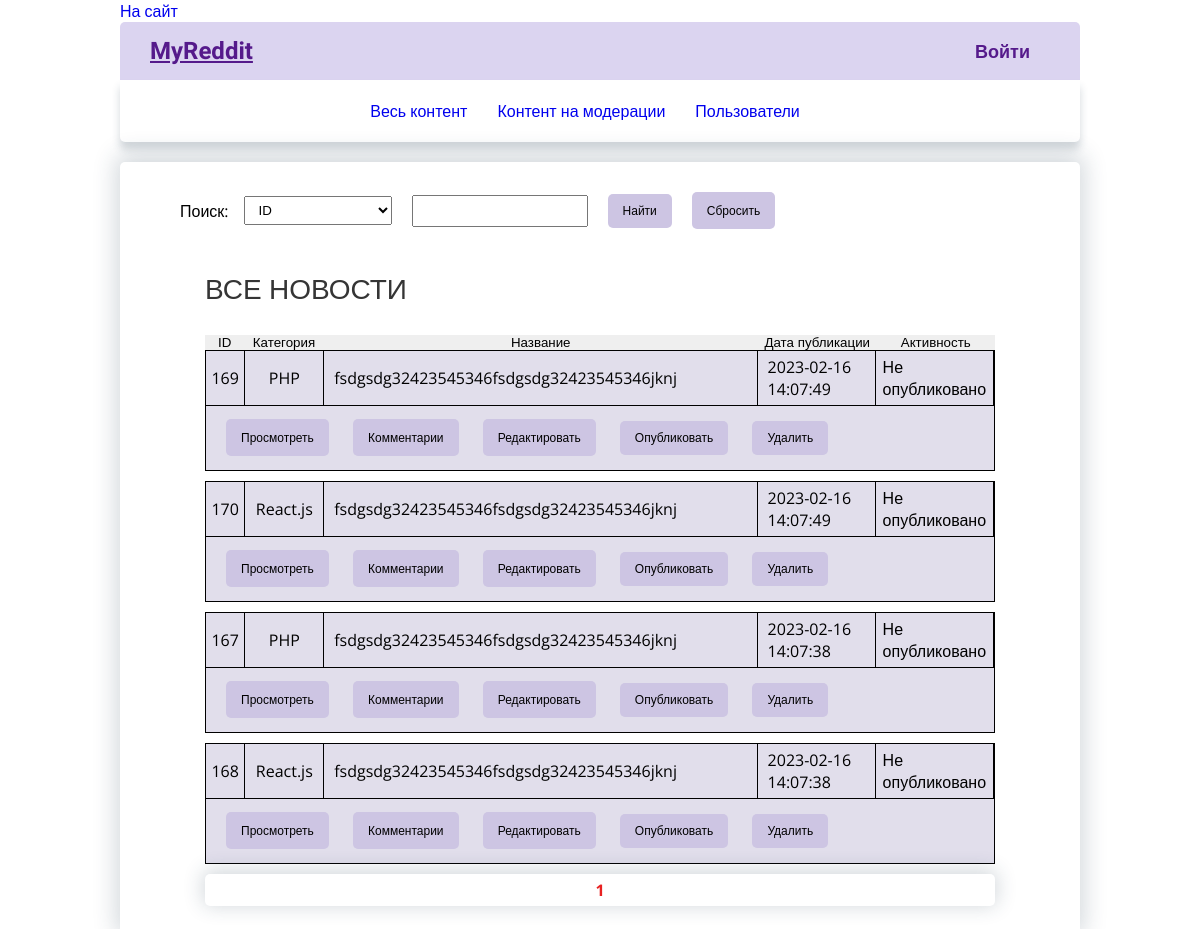
Before: /admin/moderation (signed in) with the older database file.
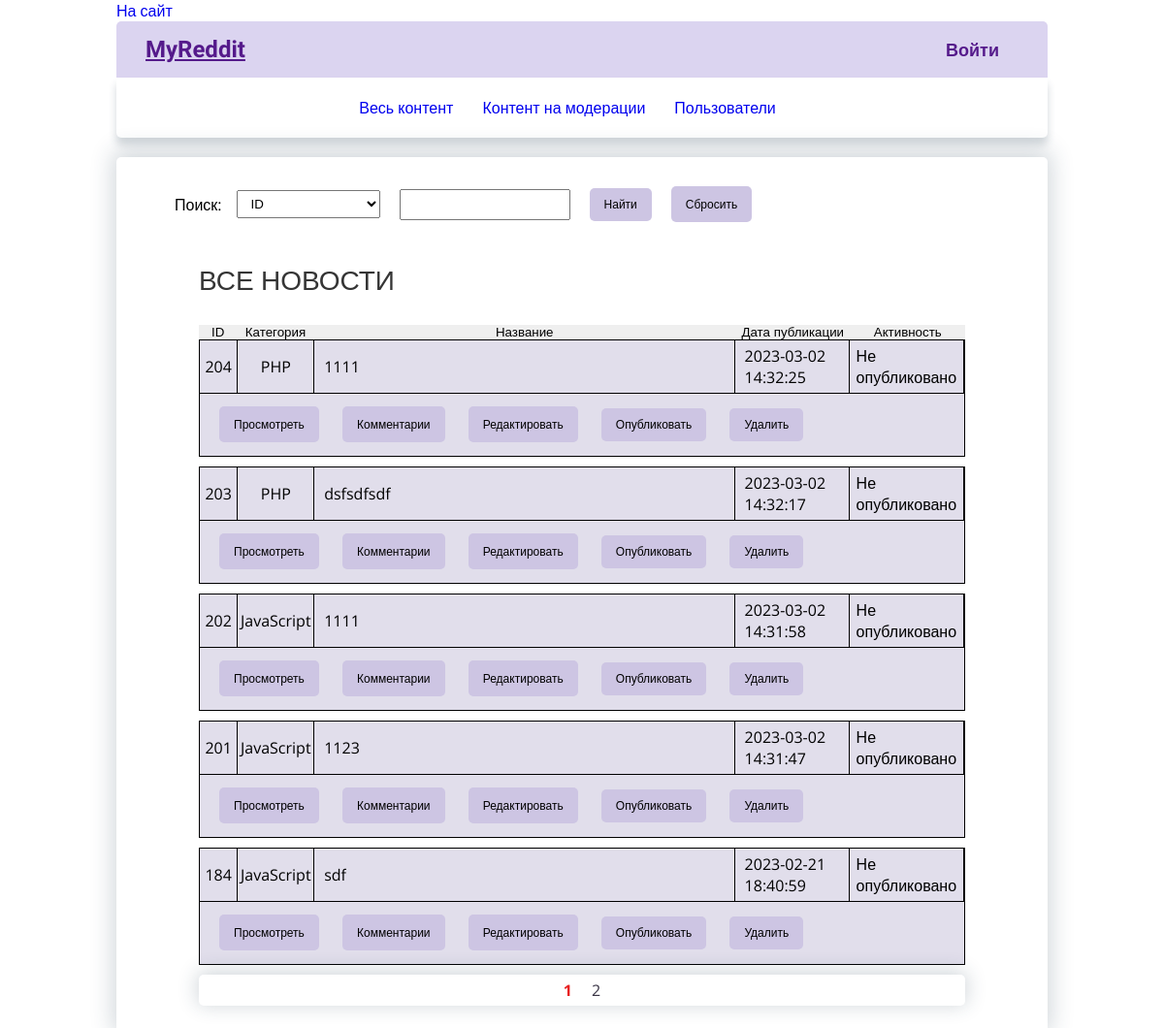
After: the same page with the newer database file.
### tables this page shows
CREATE TABLE `news` (
  `idNews` int NOT NULL,
  `idCategory` int NOT NULL,
  `theme` varchar(255) NOT NULL,
  `pictureLink` varchar(255) DEFAULT NULL,
  `textContent` varchar(2000) NOT NULL,
  `idUser` int NOT NULL,
  `createDate` timestamp NOT NULL DEFAULT CURRENT_TIMESTAMP,
  `changeDate` timestamp NULL DEFAULT NULL,
  `likeCount` int DEFAULT NULL,
  `moderationStatus` tinyint NOT NULL DEFAULT '0'
);

CREATE TABLE `category` (
  `idCategory` int NOT NULL,
  `categoryName` varchar(255) NOT NULL
);

### application/core/view.php (called while the page is built, shortened)
<?php
class View
{
	function generate($content_view, $template_view, $data = null)
	{
		include 'application/views/'.$template_view;
	}
}

### application/core/route.php (called while the page is built, shortened)
<?php
class Route
{
	static function start()
	{
		$action_name = 'index';
		$routes = explode('/', $_SERVER['REQUEST_URI']);
		if ( !empty($routes[2]) )
		{
			$action_name = $routes[2];
		}
		$action_name = 'action_'.$action_name;
		$controller = new $controller_name();
		$controller->$action_name();
	}
}

### application/bootstrap.php (called while the page is built, shortened)
<?php
Route::start();

### index.php (called while the page is built, shortened)
<?php
require_once 'application/bootstrap.php';

### application/core/model.php (called while the page is built, shortened)
<?php
class Model
{
	private static $connect;
	public function __construct()
	{
		if(!self::$connect){
			self::$connect = mysqli_connect('localhost', 'root', '', 'myReddit');
		}
	}
	protected function get_many($query){
		try{
			if($result = mysqli_query(self::$connect,$query)){
				$data = mysqli_fetch_all($result,MYSQLI_ASSOC);
			}else{
				throw new \Exception(mysqli_error(self::$connect));
			}
			return $data;
		}catch(\Throwable $e){
			echo $e->getMessage();
		}
	}
}

### application/models/model_admin.php (called while the page is built, shortened)
<?php
class Model_Admin extends Model
{
  public $itemperpage = ITEMS_PER_PAGE;
  public function dataQuerySQL ($sortBY, $firstNumber, $where=null){
    return "SELECT * FROM news
    INNER JOIN category
      ON news.idCategory = category.idCategory
    INNER JOIN user
      ON news.idUser = user.idUser
      $where
    ORDER BY $sortBY DESC LIMIT $firstNumber,  $this->itemperpage";
  }
  public function get_data_moderation($page)
  {
    $sortBY = isset($_SESSION['sortModerationNews'])?$_SESSION['sortModerationNews']:'createDate';
    $firstNumber = ($page - 1) *  $this->itemperpage;
    $sql = $this->dataQuerySQL($sortBY,$firstNumber,' WHERE moderationStatus = 0');
    $data['news'] = $this->get_many($sql);
    $sql2 = "SELECT COUNT(*) FROM news
      INNER JOIN category
          ON news.idCategory = category.idCategory
        INNER JOIN user
          ON news.idUser = user.idUser
        WHERE moderationStatus = 0 ";
    $pageCount = $this->get_count($sql2);
    $data['pagesCount'] = ceil($pageCount/ $this->itemperpage) ;
    return $data;
  }
}

### application/views/admin_moder_view.php (the view, shortened to what this page needs)
<div class="news_container">
    <?php
        if(empty($news)){
            echo "<h1>Все новости</h1>";
            echo "<div class='no_news'>Нет новостей...</div>";
        }else{
            echo "<h1>Все новости</h1>"; ?>
            <div class="news_meta_admin">
            <button onclick="sortAdmin('sortModerationNews')" data-sort="idNews" class="news_id_admin_zag">ID</button>
                <button onclick="sortAdmin('sortModerationNews')" class="news_category_admin_zag" data-sort="categoryName">Категория</button>
                <button onclick="sortAdmin('sortModerationNews')" class="news_title_admin_zag" data-sort="theme">Название</button>
                <button onclick="sortAdmin('sortModerationNews')" class="news_create_admin_zag" data-sort="createDate">Дата публикации</button>
                <button onclick="sortAdmin('sortModerationNews')" class="news_status_admin_zag" data-sort="moderationStatus">Активность</button>
            </div>
            <?php
            foreach($news as $row)
            {   ?>
                <div class="news_container_admin">
                    <div class="news_meta_admin">
                        <div class="news_id_admin"><?=$row['idNews']?></div>
                        <div class="news_category_admin"><?=$row['categoryName']?></div>
                        <div class="news_title_admin">
                            <p class="news_title_admin_p"><?=trim($row['theme'],"\"") ?></p>
                        </div>
                        <div class="news_create_admin"><?=$row['createDate']?></div>
                        <div class="news_status_admin"><?=$row['moderationStatus']==1?'Опубликовано':'Не опубликовано'?></div>
                    </div>
                    <div class="news_controls_btns">
                        <a class="control_btn_admin" href="/admin/detailNews/?idNews=<?=$row['idNews']?>" data-id="<?=$row['idNews']?>" >Просмотреть</a>
                        <a class="control_btn_admin" href="">Комментарии</a>
                        <a class="control_btn_admin" href="/admin/editNews/?idNews=<?=$row['idNews']?>" data-id="<?=$row['idNews']?>" >Редактировать</a>
                        <button onclick="publishNews()" class="control_btn_admin" data-id="<?=$row['idNews']?>" >Опубликовать</button>
                        <button onclick="deleteNews()" class="control_btn_admin" data-id="<?=$row['idNews']?>" >Удалить</button>
                    </div>
                </div>
            <?php }
    }
    ?>
     <div class="pagination">
        <?php
         if(isset($_SESSION['url'])){
            $url = '?'.$_SESSION['url'].'&p=';
        }else{
            $url = '?p=';
        }
        for ($i = 1; $i <= $pagesCount; $i++){
            if ($i == (isset($_GET['p'])?$_GET['p']:1)){?>
                 <a class="pagination_link visit_link" href ="<?='/admin/moderation/'.$url.$i?>"><?=$i?></a>
        <?php    } else {
                ?>
            <a class="pagination_link" href ="<?='/admin/moderation/'.$url.$i?>"><?=$i?></a>
        <?php
            }
        }
        ?>
    </div>
</div>

### application/controllers/controller_admin.php (shortened to what this page needs)
<?php
class Controller_Admin extends Controller
{
	function __construct()
	{
		$this->model = new Model_Admin();
		$this->view = new View();
	}
	function action_moderation()
	{
		if ( $_SESSION['idgroup'] == 1 )
		{
			if(!empty($_GET['fillterBY'])&&!empty($_GET['value'])){
				$fillterBY = $_GET['fillterBY'];
				$value = $_GET['value'];
				$_SESSION['url']=$_SERVER['REQUEST_URI'];
				$page = intval($_GET['p'] ?? 1);
				$data = $this->model->get_data_moderationFilter($fillterBY,$value,$page);
				$this->view->generate('admin_moder_view.php', 'template_adminModer_view.php',$data);
			}else{
				$page = intval($_GET['p'] ?? 1);
				$data = $this->model->get_data_moderation($page);
				$this->view->generate('admin_moder_view.php', 'template_adminModer_view.php',$data);
			}
		}
		else
		{
			Route::ErrorPage404();
		}
	}
}

### application/views/template_adminModer_view.php (shortened to what this page needs)
<!DOCTYPE html>
<html lang="en">
	<head>
		<link rel="stylesheet" type="text/css" href="/css/style_admin.css" />
	</head>
	<body>
		<div class="container">
		<?php
				if($_SESSION['isLogin']=='true'){
					if(isset($_SESSION['idgroup']) && $_SESSION['idgroup']==1){ ?>
					<a href="/">На сайт</a>
				<?php	}
				}
			?>
			<header class="header">
				<a class="logo_link" href="/"><p>MyReddit</p></a>
				<div class="login">
					<?php
						if($_SESSION['isLogin'] == 'false'){?>
							<a class='header_login' href='/authorization'>Войти</a>
						<?php } ?>
				</div>
			</header>
			<nav class="category_nav">
				<ul class="category_list">
					<li class="category_list-item">
						<a class="category-link" href="/admin">Весь контент</a>
					</li>
					<li class="category_list-item">
						<a class="category-link" href="/admin/moderation">Контент на модерации</a>
					</li>
					<li class="category_list-item">
						<a class="category-link" href="/admin/users">Пользователи</a>
					</li>
				</ul>
			</nav>
				<div id="content">
					<div class="box">
					<form action="/admin/moderation/" class="filter_form" method="$_GET">
						<div class="filter_form_title">Поиск:</div>
						<select class="filter_form_input" name="fillterBY">
							<option value="idNews">ID</option>
						</select>
						<input class="filter_form_input" type="text" name="value" />
						<button type="submit" class="form_fillter_btn">Найти</button>
                        <a href="/admin/resetModerFillter" class="form_fillter_btn">Сбросить</a>
					</form>
						<?php include 'application/views/'.$content_view; ?>
					</div>
				</div>
		</div>
	</body>
</html>

### css/style_admin.css (style rules this page uses)
* { margin: 0; padding: 0; box-sizing:border-box; }
p,h1,h2,h3,h4,h5 { word-wrap:break-word; overflow-x: hidden; }
button,a { cursor:pointer; outline:none; border:none; }
ul { list-style:none; }
a { text-decoration: none; background:none; }
body { font-size: 16px; }
body,input { font-family:"Open Sans", sans-serif; }
h1,h2,h3,h4 { text-transform: uppercase; font-weight: normal; font-family: "Open Sans", sans-serif; color: #353535; margin-bottom: 1em; }
h1 { font-size: 1.75em; }
.container { width:80%; margin:0 auto; }
.header { background-color:#dbd4f0; padding: 15px 30px; display:flex; align-items:center; justify-content: space-between; border-top-left-radius:5px; border-top-right-radius:5px; }
.logo_link { font-family:Kreon; font-size:24px; font-weight:bold; width:max-content; display:block; }
.logo_link > p { text-decoration:underline; color:rgb(85,26,139); }
.header_login { font-size:18px; color:rgb(85,26,139); font-weight:bold; margin-right:20px; }
.category_nav { margin:0 auto; padding:20px 0; display:flex; border-bottom-left-radius:5px; border-bottom-right-radius:5px; box-shadow: 0px 7px 8px 0px rgba(34, 60, 80, 0.2); }
.category_list { display:flex; justify-content:center; width:100%; }
.category_list-item { margin-right:30px; }
#content,.news_creator_container { border-radius:5px; margin-top:20px; box-shadow: 0px -4px 23px 4px rgba(34, 60, 80, 0.2); }
.box { padding:10px 30px; }
.news_container_admin { border:1px solid black; margin-bottom:10px; background-color:#e1deeb; }
.news_meta_admin { display:flex; }
.news_id_admin,.news_category_admin,.news_title_admin, .news_create_admin, .news_status_admin { border-right:1px solid black; border-bottom:1px solid black; padding:5px 10px; }
.news_id_admin,.news_category_admin, .news_create_admin, .news_status_admin,.news_id_admin_zag,.news_category_admin_zag, .news_create_admin_zag,.news_status_admin_zag { display:flex; align-items:center; justify-content:center; }
.news_id_admin,.news_id_admin_zag { width:5%; }
.news_category_admin,.news_category_admin_zag { width:10%; }
.news_title_admin_zag { width:55%; display:flex; align-items:center; justify-content:center; }
.news_title_admin { width:55%; display:flex; align-items:center; justify-content:left; word-wrap:break-word !important; }
.news_create_admin,.news_status_admin,.news_create_admin_zag,.news_status_admin_zag { width:15%; }
.news_controls_btns { padding: 15px 20px; }
.control_btn_admin,.form_fillter_btn { font-size:12px; margin-right:20px; padding: 10px 15px; background-color:#cdc5e3; border-radius:5px; color:black; }
.filter_form { display:flex; align-items:center; padding:20px 30px; }
.filter_form_title { margin-right:15px; }
.filter_form_input { padding:5px 10px; margin-right:20px; }
.visit_link { color:red; }
.news_container,.news_creator_container { padding:20px 55px; }
.pagination { display:flex; border-radius:5px; box-shadow: 0px -2px 20px 2px rgba(34, 60, 80, 0.2); justify-content:center; }
.pagination_link { color:#393445; padding:5px 10px; }
.visit_link { color:#e82121; font-weight:bold; }

Changed rows visible on the page:
removed news: idNews "169", idCategory.categoryName "PHP", theme "fsdgsdg32423545346fsdgsdg32423545346jknj", createDate "2023-02-16 14:07:49", moderationStatus "Не опубликовано"
removed news: idNews "170", idCategory.categoryName "React.js", theme "fsdgsdg32423545346fsdgsdg32423545346jknj", createDate "2023-02-16 14:07:49", moderationStatus "Не опубликовано"
removed news: idNews "167", idCategory.categoryName "PHP", theme "fsdgsdg32423545346fsdgsdg32423545346jknj", createDate "2023-02-16 14:07:38", moderationStatus "Не опубликовано"
removed news: idNews "168", idCategory.categoryName "React.js", theme "fsdgsdg32423545346fsdgsdg32423545346jknj", createDate "2023-02-16 14:07:38", moderationStatus "Не опубликовано"
added news: idNews "204", idCategory.categoryName "PHP", theme "1111", createDate "2023-03-02 14:32:25", moderationStatus "Не опубликовано"
added news: idNews "203", idCategory.categoryName "PHP", theme "dsfsdfsdf", createDate "2023-03-02 14:32:17", moderationStatus "Не опубликовано"
added news: idNews "202", idCategory.categoryName "JavaScript", theme "1111", createDate "2023-03-02 14:31:58", moderationStatus "Не опубликовано"
added news: idNews "201", idCategory.categoryName "JavaScript", theme "1123", createDate "2023-03-02 14:31:47", moderationStatus "Не опубликовано"
added news: idNews "184", idCategory.categoryName "JavaScript", theme "sdf", createDate "2023-02-21 18:40:59", moderationStatus "Не опубликовано"
Other visible differences:
new list line: "2"
